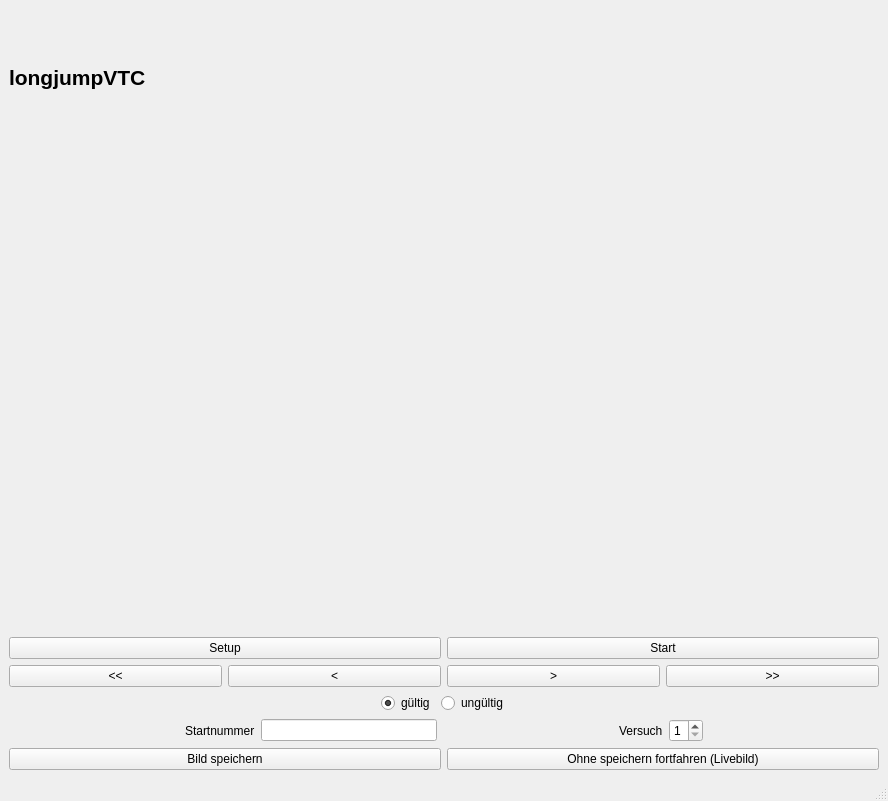
<?xml version="1.0" encoding="UTF-8"?>
<ui version="4.0">
 <class>MainWindow</class>
 <widget class="QMainWindow" name="MainWindow">
  <property name="geometry">
   <rect>
    <x>0</x>
    <y>0</y>
    <width>888</width>
    <height>801</height>
   </rect>
  </property>
  <property name="windowTitle">
   <string>longjumpVTC</string>
  </property>
  <widget class="QWidget" name="centralwidget">
   <layout class="QVBoxLayout" name="verticalLayout_2">
    <item>
     <widget class="QLabel" name="label_name">
      <property name="font">
       <font>
        <pointsize>16</pointsize>
        <weight>75</weight>
        <bold>true</bold>
       </font>
      </property>
      <property name="text">
       <string>longjumpVTC</string>
      </property>
     </widget>
    </item>
    <item>
     <layout class="QHBoxLayout" name="horizontalLayout_5">
      <item>
       <spacer name="horizontalSpacer_6">
        <property name="orientation">
         <enum>Qt::Horizontal</enum>
        </property>
        <property name="sizeHint" stdset="0">
         <size>
          <width>40</width>
          <height>20</height>
         </size>
        </property>
       </spacer>
      </item>
      <item>
       <layout class="QVBoxLayout" name="verticalLayout">
        <item>
         <widget class="QLabel" name="label_image">
          <property name="minimumSize">
           <size>
            <width>640</width>
            <height>480</height>
           </size>
          </property>
          <property name="maximumSize">
           <size>
            <width>640</width>
            <height>480</height>
           </size>
          </property>
          <property name="text">
           <string/>
          </property>
          <property name="scaledContents">
           <bool>true</bool>
          </property>
         </widget>
        </item>
       </layout>
      </item>
      <item>
       <spacer name="horizontalSpacer_7">
        <property name="orientation">
         <enum>Qt::Horizontal</enum>
        </property>
        <property name="sizeHint" stdset="0">
         <size>
          <width>40</width>
          <height>20</height>
         </size>
        </property>
       </spacer>
      </item>
     </layout>
    </item>
    <item>
     <layout class="QHBoxLayout" name="horizontalLayout">
      <item>
       <widget class="QPushButton" name="pushButton_setup">
        <property name="text">
         <string>Setup</string>
        </property>
       </widget>
      </item>
      <item>
       <widget class="QPushButton" name="pushButton_start">
        <property name="text">
         <string>Start</string>
        </property>
       </widget>
      </item>
     </layout>
    </item>
    <item>
     <layout class="QHBoxLayout" name="horizontalLayout_2">
      <item>
       <widget class="QPushButton" name="pushButton_bw10">
        <property name="text">
         <string>&lt;&lt;</string>
        </property>
       </widget>
      </item>
      <item>
       <widget class="QPushButton" name="pushButton_bw1">
        <property name="text">
         <string>&lt;</string>
        </property>
       </widget>
      </item>
      <item>
       <widget class="QPushButton" name="pushButton_fw1">
        <property name="text">
         <string>&gt;</string>
        </property>
       </widget>
      </item>
      <item>
       <widget class="QPushButton" name="pushButton_fw10">
        <property name="text">
         <string>&gt;&gt;</string>
        </property>
       </widget>
      </item>
     </layout>
    </item>
    <item>
     <layout class="QHBoxLayout" name="horizontalLayout_4">
      <item>
       <spacer name="horizontalSpacer_3">
        <property name="orientation">
         <enum>Qt::Horizontal</enum>
        </property>
        <property name="sizeHint" stdset="0">
         <size>
          <width>40</width>
          <height>20</height>
         </size>
        </property>
       </spacer>
      </item>
      <item>
       <widget class="QRadioButton" name="radioButton_valid">
        <property name="text">
         <string>gültig</string>
        </property>
        <property name="checked">
         <bool>true</bool>
        </property>
       </widget>
      </item>
      <item>
       <widget class="QRadioButton" name="radioButton_invalid">
        <property name="text">
         <string>ungültig</string>
        </property>
       </widget>
      </item>
      <item>
       <spacer name="horizontalSpacer_4">
        <property name="orientation">
         <enum>Qt::Horizontal</enum>
        </property>
        <property name="sizeHint" stdset="0">
         <size>
          <width>40</width>
          <height>20</height>
         </size>
        </property>
       </spacer>
      </item>
     </layout>
    </item>
    <item>
     <layout class="QHBoxLayout" name="horizontalLayout_3">
      <item>
       <spacer name="horizontalSpacer">
        <property name="orientation">
         <enum>Qt::Horizontal</enum>
        </property>
        <property name="sizeHint" stdset="0">
         <size>
          <width>40</width>
          <height>20</height>
         </size>
        </property>
       </spacer>
      </item>
      <item>
       <widget class="QLabel" name="label_bib">
        <property name="text">
         <string>Startnummer</string>
        </property>
       </widget>
      </item>
      <item>
       <widget class="QLineEdit" name="lineEdit"/>
      </item>
      <item>
       <spacer name="horizontalSpacer_5">
        <property name="orientation">
         <enum>Qt::Horizontal</enum>
        </property>
        <property name="sizeHint" stdset="0">
         <size>
          <width>40</width>
          <height>20</height>
         </size>
        </property>
       </spacer>
      </item>
      <item>
       <widget class="QLabel" name="label_attempt">
        <property name="text">
         <string>Versuch</string>
        </property>
       </widget>
      </item>
      <item>
       <widget class="QSpinBox" name="spinBox_versuch">
        <property name="minimum">
         <number>1</number>
        </property>
        <property name="maximum">
         <number>6</number>
        </property>
       </widget>
      </item>
      <item>
       <spacer name="horizontalSpacer_2">
        <property name="orientation">
         <enum>Qt::Horizontal</enum>
        </property>
        <property name="sizeHint" stdset="0">
         <size>
          <width>40</width>
          <height>20</height>
         </size>
        </property>
       </spacer>
      </item>
     </layout>
    </item>
    <item>
     <layout class="QHBoxLayout" name="horizontalLayout_6">
      <item>
       <widget class="QPushButton" name="pushButton_save">
        <property name="text">
         <string>Bild speichern</string>
        </property>
       </widget>
      </item>
      <item>
       <widget class="QPushButton" name="pushButton_next">
        <property name="text">
         <string>Ohne speichern fortfahren (Livebild)</string>
        </property>
       </widget>
      </item>
     </layout>
    </item>
   </layout>
  </widget>
  <widget class="QMenuBar" name="menubar">
   <property name="geometry">
    <rect>
     <x>0</x>
     <y>0</y>
     <width>888</width>
     <height>21</height>
    </rect>
   </property>
  </widget>
  <widget class="QStatusBar" name="statusbar"/>
 </widget>
 <resources/>
 <connections/>
</ui>
